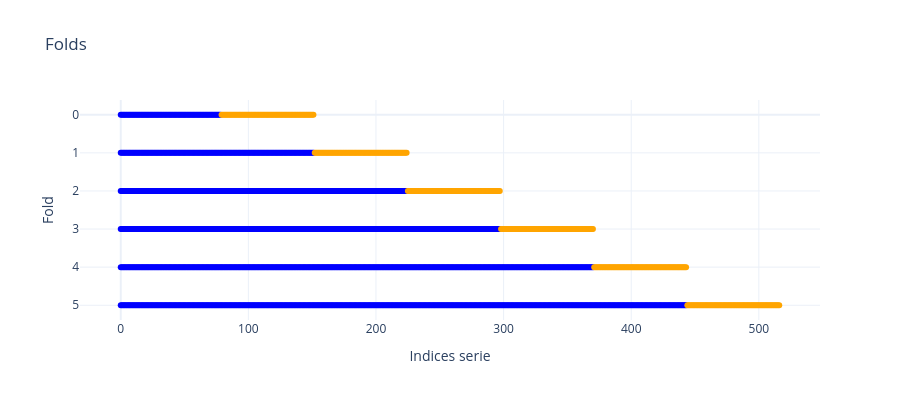

Source (notebook cell):
### Markdown cell above
### Creación de Folds
Para el conjunto de datos X_Folds se definen una serie de "particiones" que ayudarán a determinar si el modelo encontrado se ajusta de forma consistente en diversas franjas de tiempo, ayudando a evitar inferir correlaciones espurias

### Code cell
# visualizacion de los folds 
# se muestra de forma visual como funcionan los folds
# si no se define el tamaño de test, en la primera iteracion se toma igual cantidad de datos para train que para test
# por eso se toman los folds de prueba como de la longitud de datos de validación
size_test = int(len(val_data))
tscv = TimeSeriesSplit(
    n_splits=6
    #test_size=size_test, 
    #gap=gap
)

folds, indexes, types = [], [], []

for fold_idx, (train_idx, test_idx) in enumerate(tscv.split(folds_data)):
    folds.extend([fold_idx] * len(train_idx)) 
    indexes.extend(train_idx)
    types.extend(['Train'] * len(train_idx))

    folds.extend([fold_idx] * len(test_idx))
    indexes.extend(test_idx)
    types.extend(['Test'] * len(test_idx))

# figura con plotly
fig = go.Figure()

# data train
fig.add_trace(go.Scatter(
    x=indexes, y=folds,
    mode='markers',
    marker=dict(color=['blue' if t == 'Train' else 'orange' for t in types], size=6),
    text=types,
    hovertemplate='Index: %{x}<br> Fold: %{y}<br> Tipo: %{text}<extra></extra>'
))

fig.update_layout(
    title='Folds',
    xaxis_title='Indices serie',
    yaxis_title='Fold',
    yaxis=dict(autorange='reversed'),
    legend_title='Tipo de conjunto',
    template='plotly_white',
    height=400
)
fig.show()

### Figure 1 — Plotly figure (JSON) as saved in the notebook; plotly's stock layout.template omitted (floating-point values rounded to 4 significant figures; data arrays with more than 128 entries replaced by an {"elided": "..."} marker saying what was removed)
{"data": [{"hovertemplate": "Index: %{x}<br> Fold: %{y}<br> Tipo: %{text}<extra></extra>", "marker": {"color": {"elided": "2007 str values"}, "size": 6}, "mode": "markers", "text": {"elided": "2007 str values"}, "type": "scatter", "x": {"elided": "2007 int values"}, "y": {"elided": "2007 int values"}}], "layout": {"height": 400, "legend": {"title": {"text": "Tipo de conjunto"}}, "title": {"text": "Folds"}, "xaxis": {"title": {"text": "Indices serie"}}, "yaxis": {"autorange": "reversed", "title": {"text": "Fold"}}}}
